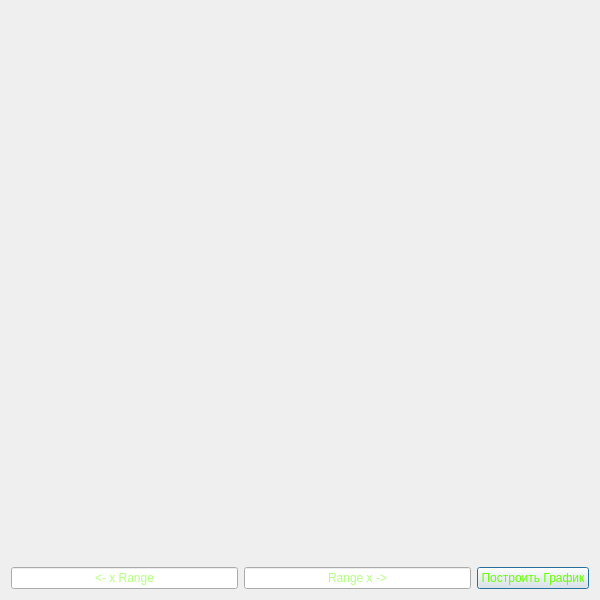
<?xml version="1.0" encoding="UTF-8"?>
<ui version="4.0">
 <class>GrafikToCalcash</class>
 <widget class="QDialog" name="GrafikToCalcash">
  <property name="geometry">
   <rect>
    <x>0</x>
    <y>0</y>
    <width>600</width>
    <height>600</height>
   </rect>
  </property>
  <property name="minimumSize">
   <size>
    <width>600</width>
    <height>600</height>
   </size>
  </property>
  <property name="maximumSize">
   <size>
    <width>600</width>
    <height>600</height>
   </size>
  </property>
  <property name="windowTitle">
   <string>Dialog</string>
  </property>
  <layout class="QGridLayout" name="gridLayout">
   <item row="0" column="0">
    <layout class="QVBoxLayout" name="verticalLayout">
     <item>
      <widget class="QCustomPlot" name="widget" native="true">
       <property name="sizePolicy">
        <sizepolicy hsizetype="MinimumExpanding" vsizetype="MinimumExpanding">
         <horstretch>0</horstretch>
         <verstretch>0</verstretch>
        </sizepolicy>
       </property>
       <property name="styleSheet">
        <string notr="true">color: rgb(102, 255, 0);</string>
       </property>
      </widget>
     </item>
     <item>
      <widget class="QLabel" name="label">
       <property name="enabled">
        <bool>true</bool>
       </property>
       <property name="styleSheet">
        <string notr="true">color: rgb(102, 255, 0);</string>
       </property>
       <property name="text">
        <string/>
       </property>
       <property name="textInteractionFlags">
        <set>Qt::LinksAccessibleByMouse</set>
       </property>
      </widget>
     </item>
     <item>
      <layout class="QHBoxLayout" name="horizontalLayout">
       <item>
        <widget class="QLineEdit" name="lineEdit_xb">
         <property name="styleSheet">
          <string notr="true">color: rgb(102, 255, 0);</string>
         </property>
         <property name="alignment">
          <set>Qt::AlignCenter</set>
         </property>
         <property name="readOnly">
          <bool>false</bool>
         </property>
         <property name="placeholderText">
          <string>&lt;- x Range</string>
         </property>
        </widget>
       </item>
       <item>
        <widget class="QLineEdit" name="lineEdit_xe">
         <property name="styleSheet">
          <string notr="true">color: rgb(102, 255, 0);</string>
         </property>
         <property name="alignment">
          <set>Qt::AlignCenter</set>
         </property>
         <property name="placeholderText">
          <string>Range x -&gt;</string>
         </property>
        </widget>
       </item>
       <item>
        <widget class="QPushButton" name="pushButton_graf">
         <property name="styleSheet">
          <string notr="true">color: rgb(102, 255, 0);</string>
         </property>
         <property name="text">
          <string>Построить График</string>
         </property>
        </widget>
       </item>
      </layout>
     </item>
    </layout>
   </item>
  </layout>
 </widget>
 <customwidgets>
  <customwidget>
   <class>QCustomPlot</class>
   <extends>QWidget</extends>
   <header>qcustomplot.h</header>
   <container>1</container>
  </customwidget>
 </customwidgets>
 <resources/>
 <connections/>
</ui>
